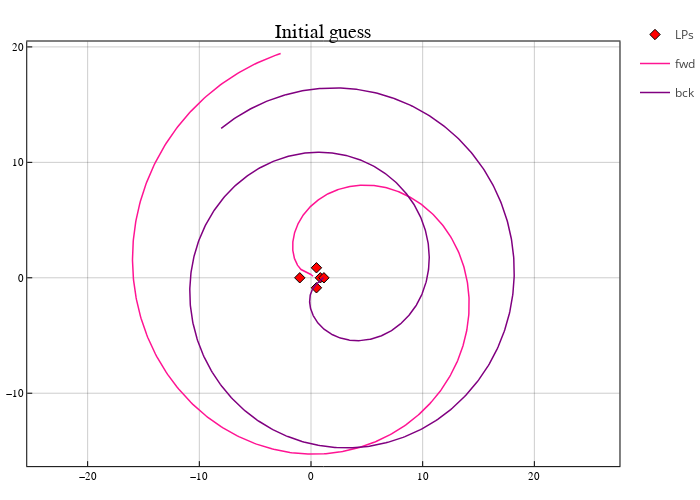

This figure's notebook cell:
### Code cell
pcart = plot(size=(700,500), frame_style=:box, aspect_ratio=:equal, grid=0.4)
scatter!(pcart, lps[:,1], lps[:,2], marker=:diamond, color=:red, label="LPs")
# trajectory
plot!(pcart, Array(sol_fwd)[1,:], Array(sol_fwd)[2,:], color=:deeppink, linewidth=1.5, label="fwd")
plot!(pcart, Array(sol_bck)[1,:], Array(sol_bck)[2,:], color=:purple, linewidth=1.5, label="bck")
plot!(pcart; title="Initial guess")
pcart

### Figure 1 — Plotly figure (JSON) as saved in the notebook; plotly's stock layout.template omitted (floating-point values rounded to 4 significant figures; data arrays with more than 128 entries replaced by an {"elided": "..."} marker saying what was removed)
{"data": [{"colorbar": {"title": ""}, "legendgroup": "LPs", "marker": {"color": "rgba(255, 0, 0, 1.000)", "line": {"color": "rgba(0, 0, 0, 1.000)", "width": 1}, "size": 8, "symbol": "diamond"}, "mode": "markers", "name": "LPs", "showlegend": true, "type": "scatter", "x": [0.8369, 1.156, -1.005, 0.4878, 0.4878], "xaxis": "x", "y": [0, 0, 0, 0.866, -0.866], "yaxis": "y", "zmax": null, "zmin": null}, {"colorbar": {"title": ""}, "legendgroup": "fwd", "line": {"color": "rgba(255, 20, 147, 1.000)", "dash": "solid", "shape": "linear", "width": 1.5}, "mode": "lines", "name": "fwd", "showlegend": true, "type": "scatter", "x": {"elided": "918 float values"}, "xaxis": "x", "y": {"elided": "918 float values"}, "yaxis": "y", "zmax": null, "zmin": null}, {"colorbar": {"title": ""}, "legendgroup": "bck", "line": {"color": "rgba(128, 0, 128, 1.000)", "dash": "solid", "shape": "linear", "width": 1.5}, "mode": "lines", "name": "bck", "showlegend": true, "type": "scatter", "x": {"elided": "1168 float values"}, "xaxis": "x", "y": {"elided": "1168 float values"}, "yaxis": "y", "zmax": null, "zmin": null}], "layout": {"annotations": [{"font": {"color": "rgba(0, 0, 0, 1.000)", "family": "sans-serif", "size": 20}, "rotation": 0, "showarrow": false, "text": "Initial guess", "x": 0.519, "xanchor": "center", "xref": "paper", "y": 1, "yanchor": "top", "yref": "paper"}], "height": 500, "legend_position": {"bgcolor": "rgba(255, 255, 255, 1.000)", "bordercolor": "rgba(0, 0, 0, 1.000)", "borderwidth": 1, "font": {"color": "rgba(0, 0, 0, 1.000)", "family": "sans-serif", "size": 11}, "title": {"font": {"color": "rgba(0, 0, 0, 1.000)", "family": "sans-serif", "size": 15}, "text": ""}, "tracegroupgap": 0, "traceorder": "normal", "x": 1, "xanchor": "auto", "y": 1, "yanchor": "auto"}, "margin": {"b": 20, "l": 0, "r": 0, "t": 20}, "paper_bgcolor": "rgba(255, 255, 255, 1.000)", "plot_bgcolor": "rgba(255, 255, 255, 1.000)", "showlegend": true, "width": 700, "xaxis": {"anchor": "y", "domain": [0.04372, 0.9944], "gridcolor": "rgba(0, 0, 0, 0.400)", "gridwidth": 0.5, "linecolor": "rgba(0, 0, 0, 1.000)", "mirror": true, "range": [-25.41, 27.62], "showgrid": true, "showline": true, "showticklabels": true, "tickangle": 0, "tickcolor": "rgb(0, 0, 0)", "tickfont": {"color": "rgba(0, 0, 0, 1.000)", "family": "sans-serif", "size": 11}, "tickmode": "array", "ticks": "inside", "ticktext": ["−20", "−10", "0", "10", "20"], "tickvals": [-20, -10, 0, 10, 20], "title": "", "titlefont": {"color": "rgba(0, 0, 0, 1.000)", "family": "sans-serif", "size": 15}, "type": "-", "visible": true, "zeroline": false, "zerolinecolor": "rgba(0, 0, 0, 1.000)"}, "yaxis": {"anchor": "x", "domain": [0.0301, 0.9532], "gridcolor": "rgba(0, 0, 0, 0.400)", "gridwidth": 0.5, "linecolor": "rgba(0, 0, 0, 1.000)", "mirror": true, "range": [-16.32, 20.47], "showgrid": true, "showline": true, "showticklabels": true, "tickangle": 0, "tickcolor": "rgb(0, 0, 0)", "tickfont": {"color": "rgba(0, 0, 0, 1.000)", "family": "sans-serif", "size": 11}, "tickmode": "array", "ticks": "inside", "ticktext": ["−10", "0", "10", "20"], "tickvals": [-10, 0, 10, 20], "title": "", "titlefont": {"color": "rgba(0, 0, 0, 1.000)", "family": "sans-serif", "size": 15}, "type": "-", "visible": true, "zeroline": false, "zerolinecolor": "rgba(0, 0, 0, 1.000)"}}}
